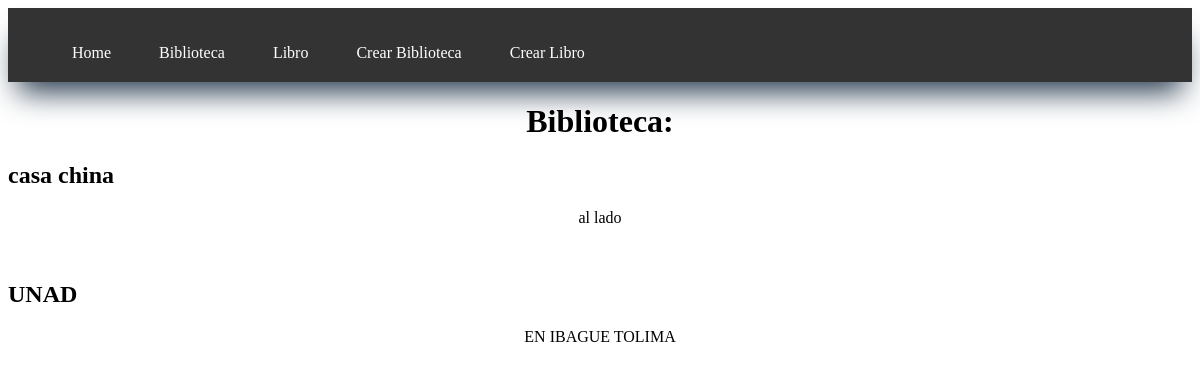
/biblioteca, run on an earlier commit of the app's database.
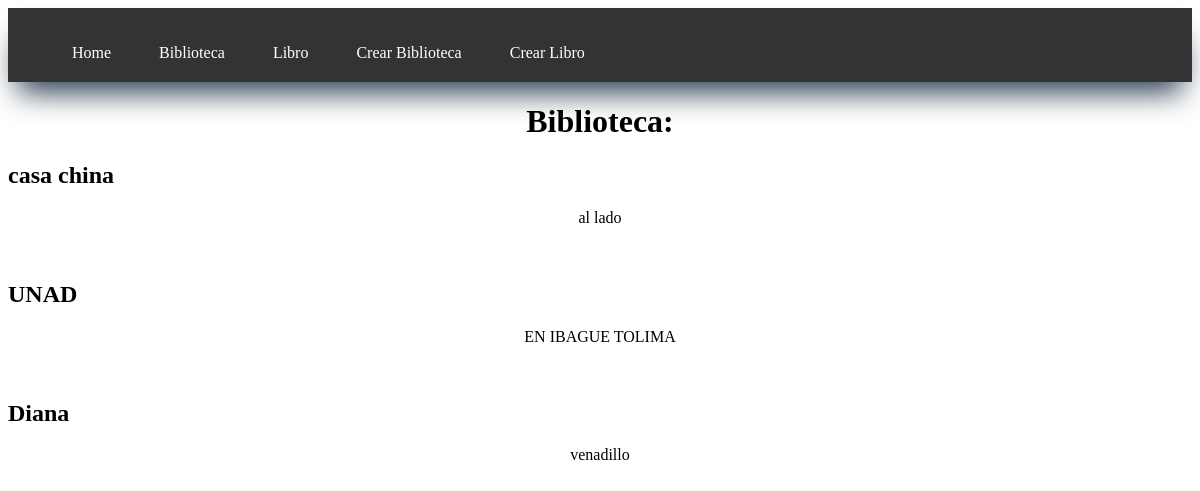
And on a later commit of the database.
### myapp/models.py (models this page shows, shortened)
class Biblioteca( models.Model ):
    nombre = models.CharField(help_text='Ingrese el nombre de la Biblioteca', max_length=50)
    ubicacion = models.CharField(help_text='Ingrese la ubicacion de la Biblioteca', max_length=50)

### myapp/views.py (the view)
# urls.py: path('biblioteca', views.biblioteca, name='biblioteca'),
def biblioteca( request ):
    biblioteca = list(Biblioteca.objects.values())
    titulo = 'Biblioteca:'
    return render(request, 'Biblioteca/biblioteca.html',{
        'titulo':titulo,
        'biblioteca':biblioteca,
    })

### myapp/templates/Biblioteca/biblioteca.html
{% extends 'layouts/base.html' %}
{% block content %}
<h1>{{titulo}}</h1>
{% for biblioteca in biblioteca %}
<article>
    <h2>{{ biblioteca.nombre }}</h2>
    <P>{{ biblioteca.ubicacion }}</P>
    <br>
</article>
{% endfor %}
{% endblock %}

What changed in the data, as far as the page shows it:
added Biblioteca: nombre "Diana", ubicacion "venadillo"
